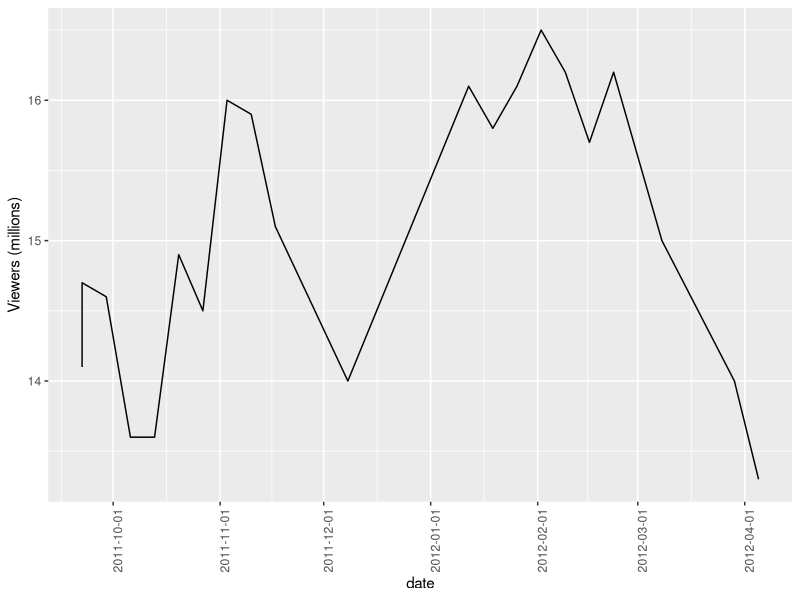
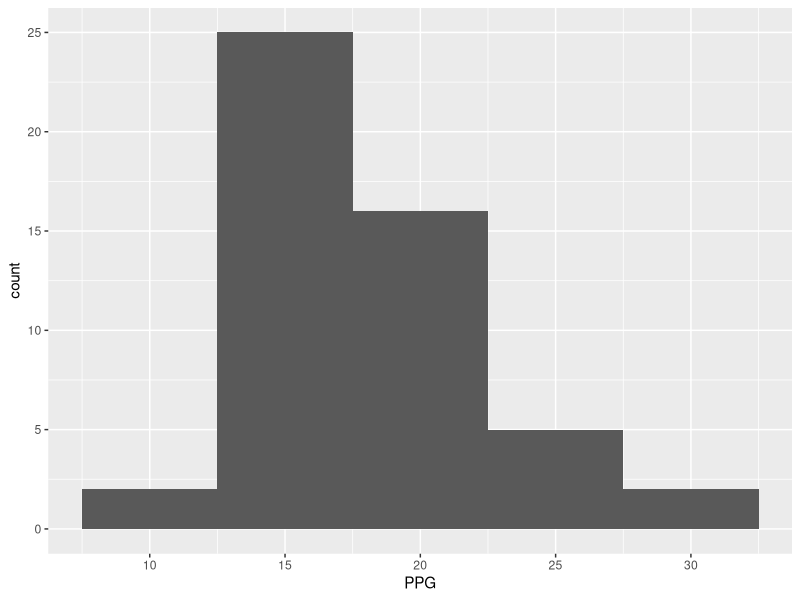
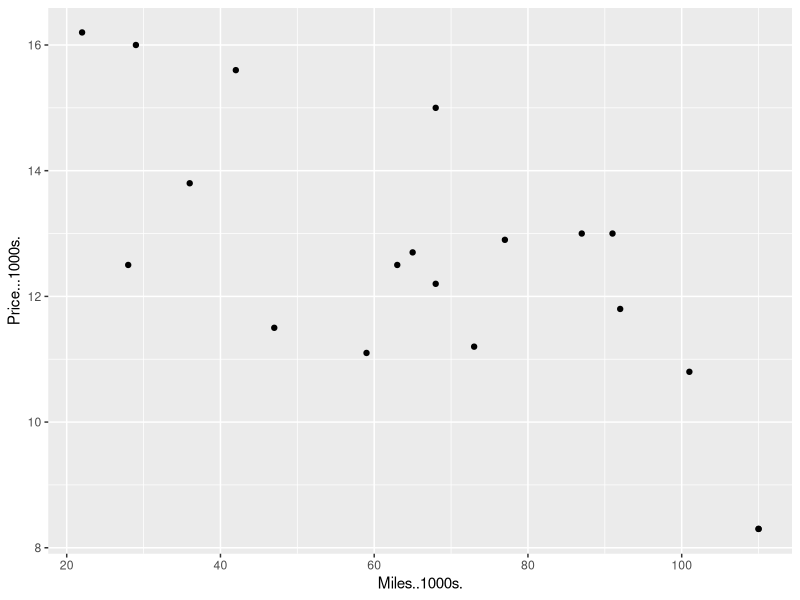
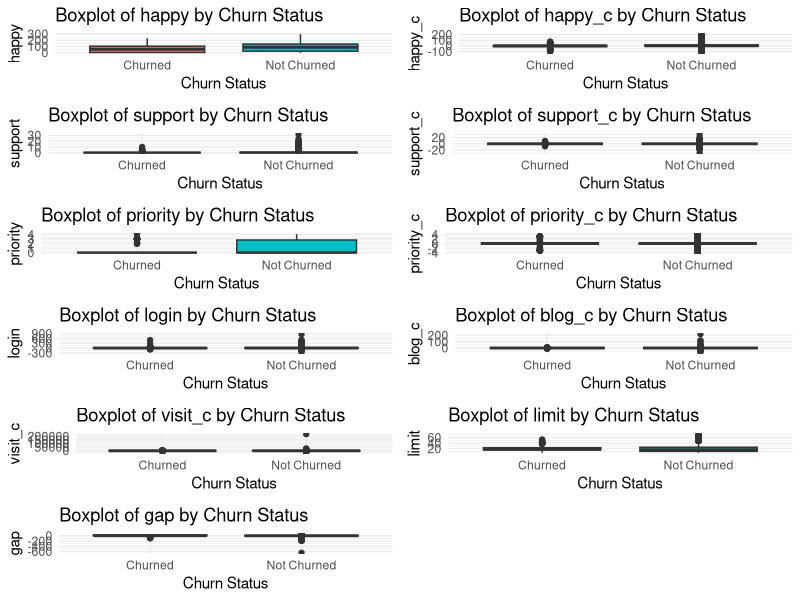
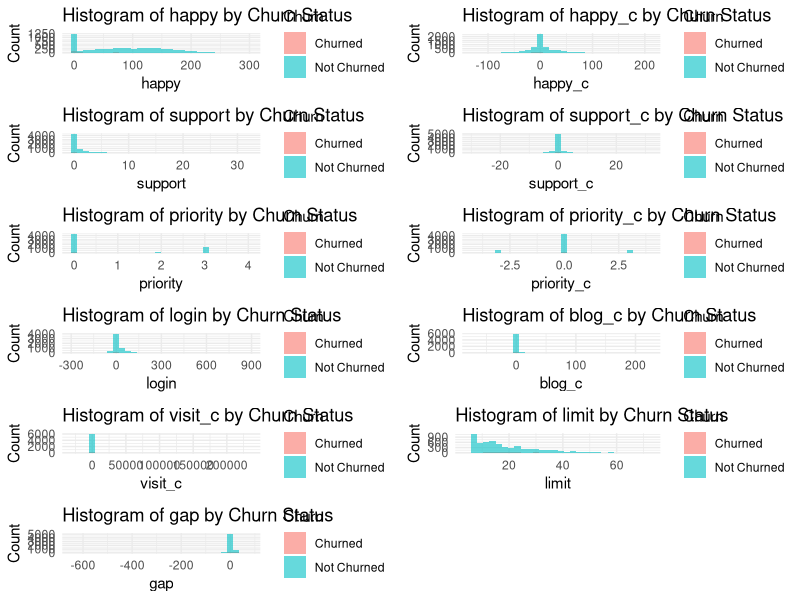

The R source for these figures, in order:
library(tidyverse)
library(lubridate)
library(dplyr)
library(readxl)
library(gridExtra)
install.packages("gridExtra")
bbt<- read_csv("./data/BigBangTheory.csv")
view(bbt)
# Question #1: BigBangTheory
# a. Compute the minimum and the maximum number of viewers.
bbt %>% summarise(
  min=min(`Viewers (millions)`),
  max=max(`Viewers (millions)`)
)

# b. Compute the mean, median, and mode.

  mean(bbt$`Viewers (millions)`)
  median(bbt$`Viewers (millions)`)
  # which.max(table(bbt$`Viewers (millions)`))
  
  freq <- table(bbt$`Viewers (millions)`)
  max_freq <- max(freq)
  modes <- as.numeric(names(freq[freq == max_freq]))
  # 输出众数
  print(modes)

# c. Compute the first and third quartiles.
  quantile(bbt$`Viewers (millions)`,0.25)
  quantile(bbt$`Viewers (millions)`,0.75)

# d. has viewership grown or declined over the 2011–2012 season? Discuss.
  bbt$date <- mdy(bbt$`Air Date`)
  bbt %>%
    arrange(desc(date)) %>%
    ggplot(aes(x = date, y = `Viewers (millions)`)) +
    geom_line() + 
    scale_x_date(date_labels = "%Y-%m-%d", date_breaks = "1 month") +
    theme(axis.text.x = element_text(angle = 90)) 
  
  
  # **Question #2:** NBAPlayerPts. (Attached Data: NBAPlayerPts)
  nba<- read_csv("./data/NBAPlayerPts.csv")
  view(nba)
  # a. Show the frequency distribution.
  breaks <- seq(10, 30, by = 2)  # 从 10 到 30，每 2 分一个区间
  
  # 使用 cut() 函数将 PPG 列分组
  nba$PPG_Group <- cut(nba$PPG, breaks = breaks, right = FALSE)
  nba
  frequency_ds <- table(nba$PPG_Group)
  frequency_ds
  # b. Show the relative frequency distribution.
  relative_frequency_ds <- prop.table(frequency_ds)
  relative_frequency_ds
  # c. Show the cumulative percent frequency distribution.
  cumulative_frequency <- cumsum(relative_frequency_ds)
  cumulative_frequency
  # d. Develop a histogram for the average number of points scored per game.
  

  ggplot(nba,aes(x=PPG))+geom_histogram(binwidth = 5)
  
  # e. Do the data appear to be skewed? Explain.
  # 通过直方图和频率曲线可以看到，数据右偏，使用skewness验证
  e1071::skewness(nba$PPG)
  # 结果验证skewness右偏
  
  # f. What percentage of the players averaged at least 20 points per game?
  goodPlayer <- filter(nba,PPG>=20)
  rate <-  nrow (goodPlayer)/nrow (nba)
  rate
  
  
  # Question 3: A researcher reports survey results by stating that the standard error of the mean is 20. The population standard deviation is 500.
  # a. How large was the sample used in this survey?
  SE=20
  sd=500
  n=(sd/SE)^2
  n
  # b. What is the probability that the point estimate was within ±25 of the population mean?
  # n>30 所有抽样符合正态分布
  
  zu <- 25/SE
  zl <- -25/SE
  pnorm(zu)-pnorm(zl)
  
  
  # Question #4: Young Professional Magazine (Attached Data: Professional)
  # a. Develop appropriate descriptive statistics to summarize the data.
  pd<- read_csv("./data/Professional.csv")
  view(pd)
  mean_age <- mean(pd$Age)  #读者年龄均值
  mean_houseIncome <- mean(pd$`Household Income ($)`) #读者家庭收入均值
  sd_age <- sd(pd$Age)
  sd_houseIncome <- sd(pd$houseIncome)
  male_prop=sum(pd$Gender=='Male',is.na=TRUE)/sum(!is.na(pd$Gender)) #样本中男性读者占比为56.1%
  # b. Develop 95% confidence intervals for the mean age and household income of subscribers.
  # 手动计算数据
  n <- length(pd$Age)  # 样本大小
  # 计算标准误差
  se <- sd_age / sqrt(n)
  ?qnorm
  # 使用qnorm计算置信区间
  confidence_interval <- qnorm(c(0.025, 0.975), mean_age, se)
  confidence_interval
  # 使用置信极值计算计算区间
  z_value <- qnorm(0.975)  # 0.975用于双尾检验（95%置信区间），z分布0对称
  z_value
  error_margin <- z_value * se
  confidence_interval <- c(mean_age - error_margin, mean_age + error_margin)
  confidence_interval
  
  # t检验代码直接获取置信区间
  result_age <- t.test(pd$Age, conf.level = 0.95)
  result_houseIncome <- t.test(pd$`Household Income ($)`, conf.level = 0.95)
  result_age 
  result_houseIncome
  
  # 我们有95%的信心确定读者的平均年龄在30到31岁，读者的平均家庭收入在71078到77840
  
  # c. Develop 95% confidence intervals for the proportion of subscribers who have broadband access at home and the proportion of subscribers who have children.
  hasKid_num=sum(pd$`Have Children?`=='Yes',na.rm = TRUE)
  broadband_num=sum(pd$`Broadband Access?`=='Yes',na.rm = TRUE)
  total_num=sum(!is.na(pd$`Have Children?`))
  result_hasKid=prop.test(hasKid_num,total_num,conf.level = 0.95)
  result_broadband=prop.test(broadband_num,total_num,conf.level = 0.95)
  
  # 我们有95%的信心有孩子的读者占总数的48.46%到58.31%，家庭中装了宽带的占比为57.53%到67.11%
  
  # d. Would Young Professional be a good advertising outlet for online brokers? Justify your conclusion with statistical data.
  networkpd <- pd %>% filter(
    `Broadband Access?`=='Yes'
  ) %>% summarise(
    buy_num=sum(`Real Estate Purchases?`=='Yes',na.rm = TRUE),
    total_num=sum(!is.na(`Real Estate Purchases?`))
  ) 
  result_propInvest=prop.test(networkpd$buy_num,networkpd$total_num,conf.level = 0.95)
  result_propInvest
  

  # 我们有95%的信心家中装了宽带的读者投资占总收入的38.76%到51.24% ,想要购买房地产的占比还是比较高的，所以读者应该是在线经纪商的客户资源
  
  
  # e. Would this magazine be a good place to advertise for companies selling educational software and computer games for young children?
  kidpd <- pd %>% filter(
    `Have Children?`=='Yes'
  ) %>% summarise(
    mean_invest=mean(`Value of Investments ($)`),
    mean_income=mean(`Household Income ($)`),
    has_pc=sum(`Real Estate Purchases?`=='Yes',na.rm = TRUE),
  ) 
  result_propInvest=prop.test(kidpd$mean_invest,kidpd$mean_income,conf.level = 0.95)
  result_propInvest
  
  result_kidwithInternet=prop.test(kidpd$has_pc,hasKid_num,conf.level = 0.95)
  result_kidwithInternet

  # 我们有95%的信心家中有孩子的读者投资占总收入的38.04%到38.74% ,投资占比还是比较高的，而家中有孩子的读者家中联网了的占比大概36.32%到49.78%，所以这个杂志是一个较好的关于孩子的教育软件和电脑游戏的广告位
  
  # f. Comment on the types of articles you believe would be of interest to readers of Young Professional.
  # 鉴于读者的平均年纪在30-31岁，且读者大概率的家中接入了宽带，同时经济的投资占比较高，所以杂志中刊登一些经济股票之类的版块会较受欢迎
  
  
  # Question #5: Quality Associate, Inc. (Attached Data: Quality)
  qua<- read_csv("./data/Quality.csv")
  view(qua)
  
  # a. Conduct a hypothesis test for each sample at the .01 level of significance and determine what action, if any, should be taken. Provide the p-value for each test.

  
  sampleTest <-  function (sampleName) {
    # 在已知方差的时候要使用z检验
    se=0.21/sqrt(length(qua[[sampleName]]))
    mean=mean(qua[[sampleName]])
    result <- (1-pnorm(abs(mean-12)/se))*2
    return (result)
  }
  result_df <- qua %>%
    summarise(across(everything(), ~sampleTest(cur_column()))) 
  result_df
  
  
  # b. compute the standard deviation for each of the four samples. does the assumption of .21 for the population standard deviation appear reasonable?
  sdCalc <- function(sampleName){
    sd <- sd(qua[[sampleName]])
    return (sd)
  }
  result_sd <- qua %>%
    summarise(across(everything(), ~sdCalc(cur_column()))) 
  result_sd[1,]

  t.test( result_sd[1,],mu=0.21)
  # p值为0.4427 在0.5的显著水平下 总体方差当作.21是合理的
  
  # c. compute limits for the sample mean x around μ = 12 such that, as long as a new sample mean is within those limits, the process will be considered to be operating satisfactorily. if x exceeds the upper limit or if x is below the lower limit, corrective action will be taken. these limits are referred to as upper and lower control limits for quality control purposes.
  qnorm(c(0.005,0.995),mean=12,sd=.21)
  
  
  # d. discuss the implications of changing the level of significance to a larger value. what mistake or error could increase if the level of significance is increased?
  # 显著水平提升之后，检测到不合格的次数会变多，会增加客户很多不必要的检测错误和改正的行为
  
  # Question #6:
  ocp<- read_csv("./data/Occupancy.csv")
  view(ocp)
  # a. Estimate the proportion of units rented during the first week of March 2007 and the first week of March 2008.
  yes_mar07 <- sum(ocp$`Mar-07` == "Yes", na.rm = TRUE)
  yes_mar08 <- sum(ocp$`Mar-08` == "Yes", na.rm = TRUE)
  total_mar07 <- sum(!is.na(ocp$`Mar-07`))
  total_mar08 <- sum(!is.na(ocp$`Mar-08`))
  prop_mar07=yes_mar07/total_mar07
  prop_mar08=yes_mar08/total_mar08
  prop_mar07
  prop_mar08
  # b. Provide a 95% confidence interval for the difference in proportions.
  prop.test(c(yes_mar07,yes_mar08), c(total_mar07,total_mar08), conf.level = 0.95,correct = FALSE)   
  # 置信区间是-0.22 -0.01
  # c. On the basis of your findings, does it appear March rental rates for 2008 will be up from those a year earlier?
  # 95%的置信区间没有包括0，置信区间为负，所以可以推断租房比例是逐年下降的
  
  # Question #7: Air Force Training Program (data file: Training)
  aft <- read.csv("./data/Training.csv")
  View(aft)
  
  # a. use appropriate descriptive statistics to summarize the training time data for each method.what similarities or differences do you observe from the sample data?
  mean(aft$Current)
  sd(aft$Current)
  
  mean(aft$Proposed)
  sd(aft$Proposed)
  
  # b. Comment on any difference between the population means for the two methods. Discuss your findings
  t.test(aft$Current,aft$Proposed)
  # p值为0.5 在0.05的显著水平下，拒绝原假设-两个方法是不同的，所以两个方法是相同的
  
  # c. compute the standard deviation and variance for each training method. conduct a hypothesis test about the equality of population variances for the two training methods. Discuss your findings.
  
  s1 <- sd(aft$Current)^2
  s2 <- sd(aft$Proposed)^2
  s1
  s2
  # H0:假设两个方法的总体方差是不等的
  var.test(aft$Current,aft$Proposed)
  # p值为0.000578 无法拒绝原假设 两个方法的总方差是不等的
  
  # d. what conclusion can you reach about any differences between the two methods? what is your
  # recommendation? explain.
  
  # 拟用的替代方案能更好的消除了学员之间的差距，倘若60分是及格分，那么均分差不多的情况下，替代方案能够保证更多的人通过测试，所以替代方案更好。
  
  # e. can you suggest other data or testing that might be desirable before making a final decision
  # on the training program to be used in the future?
  # 需要计算最高值，最低值，数据的左右偏移，来判断方案的极端情况，当遇到只考虑两端人才的时候会有用
  
  
  # Question #8
  cmy <- read.csv("./data/Camry.csv")
  View(cmy)
  # a. Develop a scatter diagram with the car mileage on the horizontal axis and the price on the
  # vertical axis.
  ggplot(cmy,aes(x=Miles..1000s.,y=Price...1000s.))+geom_point()
  
  # b. what does the scatter diagram developed in part (a) indicate about the relationship between the two variables?
  # 从图中可以看出，随着里程数的增加，价格有下降趋势
  # c. Develop the estimated regression equation that could be used to predict the price ($1000s) given the miles (1000s).
  lm_cmy <- lm(Price...1000s. ~ Miles..1000s., data = cmy)
  summary(lm_cmy)
  # 回归方程为 y=-0.0588x+16.47  (x为里程数 y为价格)
  
  # d. Test for a significant relationship at the .05 level of significance.
   # 5%显著性水平下，p值为0.000348
      
      
  # e. Did the estimated regression equation provide a good fit? Explain.
  # Multiple R-squared:  0.5387 具有一定的解释效果
  
  # f. Provide an interpretation for the slope of the estimated regression equation.
  # 回归方程的斜率是-0.0588 意味着没增加1000里程数，价格下降58.8美元
  
  # g. Suppose that you are considering purchasing a previously owned 2007 Camry that has been driven 60,000 miles. Using the estimated regression equation developed in part (c), predict the price for this car. Is this the price you would offer the seller.
  price <- (-0.0588*60+16.47)*1000
  price
  
  
  # Question #9:
  we <-  read_excel('./data/WE.xlsx') %>%
    set_names(
      "id",
      "lost",
      "happy",
      "happy_c",
      "support",
      "support_c",
      "priority",
      "priority_c",
      "login",
      "blog_c",
      "visit_c",
      "limit",
      "gap"
    )
  view(we)
  
  # a. 通过可视化探索流失客户与⾮流失客户的⾏为特点（或特点对⽐），你能发现流失与⾮流失客户⾏为在哪些指标有可能存在显著不同？
  # 添加流失状态标签
  we <- we %>%
    mutate(Churn = ifelse(lost == 1, "Churned", "Not Churned"))
  
  # 计算描述性统计
  desc_stats <- we %>%
    group_by(Churn) %>%
    summarise(
      count = n(),
      happy_mean = mean(happy, na.rm = TRUE),
      support_mean = mean(support, na.rm = TRUE),
      priority_mean = mean(priority, na.rm = TRUE),
      login_mean = mean(login, na.rm = TRUE),
      blog_c_mean = mean(blog_c, na.rm = TRUE),
      visit_c_mean = mean(visit_c, na.rm = TRUE),
      limit_mean = mean(limit, na.rm = TRUE),
      gap_mean = mean(gap, na.rm = TRUE)
    )
  print(desc_stats)
  
  # 选择需要比较的指标
  metrics <- c("happy", "happy_c","support","support_c", "priority","priority_c", "login", "blog_c", "visit_c", "limit", "gap")
  
  # 创建箱线图
  plots <- list()
  for (metric in metrics) {
    p <- ggplot(we, aes(x = Churn, y = .data[[metric]], fill = Churn)) +
      geom_boxplot() +
      labs(title = paste("Boxplot of", metric, "by Churn Status"), x = "Churn Status", y = metric) +
      theme_minimal() +
      theme(legend.position = "none")
    plots[[metric]] <- p
  }
  
  # 显示所有箱线图
  do.call(grid.arrange, c(plots, ncol = 2))
  
  
  # 创建直方图
  plots_hist <- list()
  for (metric in metrics) {
    p <- ggplot(we, aes(x = .data[[metric]], fill = Churn)) +
      geom_histogram(alpha = 0.6, position = "identity", bins = 30) +
      labs(title = paste("Histogram of", metric, "by Churn Status"), x = metric, y = "Count") +
      theme_minimal()
    plots_hist[[metric]] <- p
  }
  
  # 显示所有直方图
  do.call(grid.arrange, c(plots_hist, ncol = 2))
  # b. 通过均值⽐较的⽅式验证上述不同是否显著。
  # t检验方式测试是否显著
  # 定义函数进行t检验
  perform_t_test <- function(data, metric) {
    churned <- data %>% filter(Churn == "Churned") %>% pull(metric)
    not_churned <- data %>% filter(Churn == "Not Churned") %>% pull(metric)
    test <- t.test(churned, not_churned)
    return(test$p.value)
  }
  
  # 计算各指标的p值
  p_values <- sapply(metrics, function(x) perform_t_test(we, x))
  # 结果输出
  p_values_df <- data.frame(
    Metric = metrics,
    P_Value = p_values
  )
  print(p_values_df)
  # 结果发现 ‘客户流失’与 ‘服务优先级相比上月的变化’ 和 ‘客户支持相比上月的变化’无关
  
  # c. 以”流失“为因变量，其他你认为重要的变量为⾃变量（提示：a、b两步的发现），建⽴回归⽅ 程对是否流失进⾏预测。
  # 针对数值和分类数据的比较 使用logit回归
  set.seed(1234)
  we_logit<-glm(lost ~ happy + support + priority+login + visit_c + limit
                + gap + happy_c   +blog_c+visit_c,
                data = we,
                family = binomial(link = "logit"))
  summary(we_logit)
  library(car)
  vif(we_logit)
  
  # d. 根据上⼀步预测的结果，对尚未流失（流失=0）的客户进⾏流失可能性排序，并给出流失可能 性最⼤的前100名⽤户ID列表。

  we$churn_prob <- predict(we_logit, newdata = we %>% select(-id, -lost), type = "response")
  
  top_100_churn_prob <- we %>%
    filter(lost == 0) %>%
    select(id, churn_prob)%>%
    arrange(desc(churn_prob)) %>%
    slice(1:100)
  
  print(top_100_churn_prob)
  